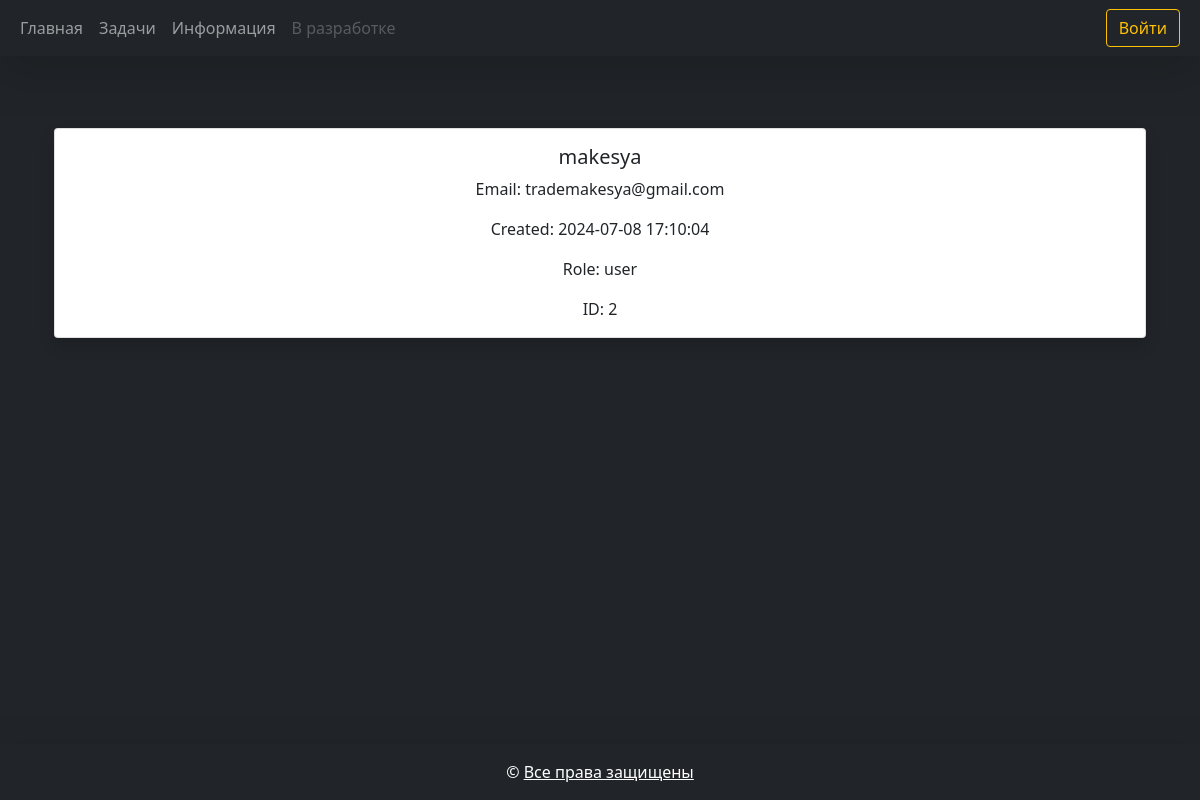
The page /user/2/ on the database its author committed.
### Application/models.py (models this page shows, shortened)
class User(db.Model):
    id = db.Column(db.Integer, primary_key=True)
    username = db.Column(db.String(80), unique=True, nullable=False)
    email = db.Column(db.String(120), unique=True, nullable=False)
    password = db.Column(db.String(80), nullable=False)
    role = db.Column(db.String(80), nullable=False, default="user")
    created_at = db.Column(db.DateTime, server_default=db.func.now())
    avatar = db.Column(db.String(256), nullable=True,
                       default=f'static/images/default_avatar.jpg')

### Application/main.py (the view)
@app.route('/user/<int:id>/')
def user(id):
    context = {
        'title': 'Пользователь {}'.format(User.query.get(id).username),
        'user': User.query.get(id),
    }
    return render_template('user.html', **context)

### Application/templates/user.html (shortened to what this page needs)
{% extends 'base.html' %}
{% block content %}
<div class="container mt-5 mb-5 text-center">
    <div class="card bg-white text-center mb-3 shadow">
        <div class="card-body">
            <h5 class="card-title">{{ user.username }}</h5>
            <p class="card-text">Email: {{ user.email }}</p>
            <p class="card-text">Created: {{ user.created_at }}</p>
            <p class="card-text">Role: {{ user.role }}</p>
            <p class="card-text">ID: {{ user.id }}</p>
        </div>
    </div>
</div>
{% endblock %}

### rows shown on the page
User: username "makesya", email "trademakesya@gmail.com", created_at "2024-07-08 17:10:04", role "user", id "2"
